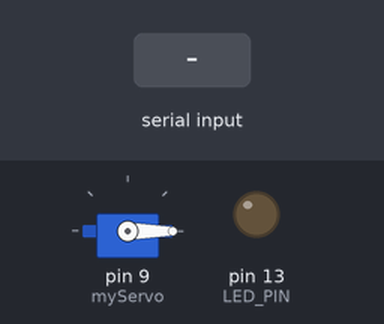
A sketch run on a simulated Arduino Uno, built with avr-gcc and run on an emulated ATmega328P. Shown: servo, output pins drawn as LEDs (lit = HIGH). The inputs (shaded band) are chosen by the test bench.

Above: at 1.2 s.
1.3 s: "Y" received over Serial
At 2.6 s:
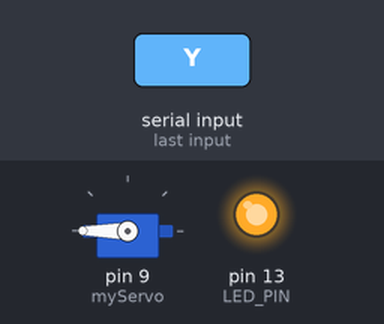
Timing chart, 0 to 5.8 s (numbered marks = the images above; inputs shaded):
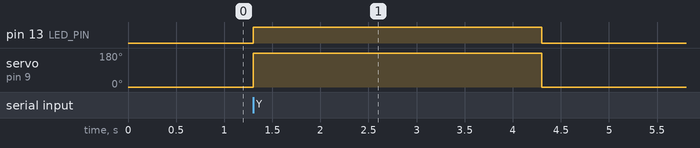

Measured:
- after the input at 1.3 s, pin 13 (LED_PIN): LOW → HIGH at once, → LOW 3.0 s later; servo on pin 9 (myServo): 0° → 180° at once, → 0° 3.0 s later

The sketch:

voice_assistant.ino
```cpp
#include <Servo.h>

Servo myServo;
const int LED_PIN = 13;

void setup() {
  // Start serial communication at 9600 baud rate
  Serial.begin(9600);

  // Set up the LED pin
  pinMode(LED_PIN, OUTPUT);
  digitalWrite(LED_PIN, LOW);

  // Attach the servo to digital pin 9
  myServo.attach(9);
  myServo.write(0);
}

void loop() {
  // Check if Python sent a command over the USB cable
  if (Serial.available() > 0) {
    char command = Serial.read();

    // If the command is 'Y', trigger the hardware action
    if (command == 'Y') {
      digitalWrite(LED_PIN, HIGH); // Turn LED on
      myServo.write(180);          // Move servo to 180 degrees

      delay(3000);                 // Wait for 3 seconds

      digitalWrite(LED_PIN, LOW);  // Turn LED off
      myServo.write(0);            // Reset servo back to 0 degrees
    }
  }
}
```
